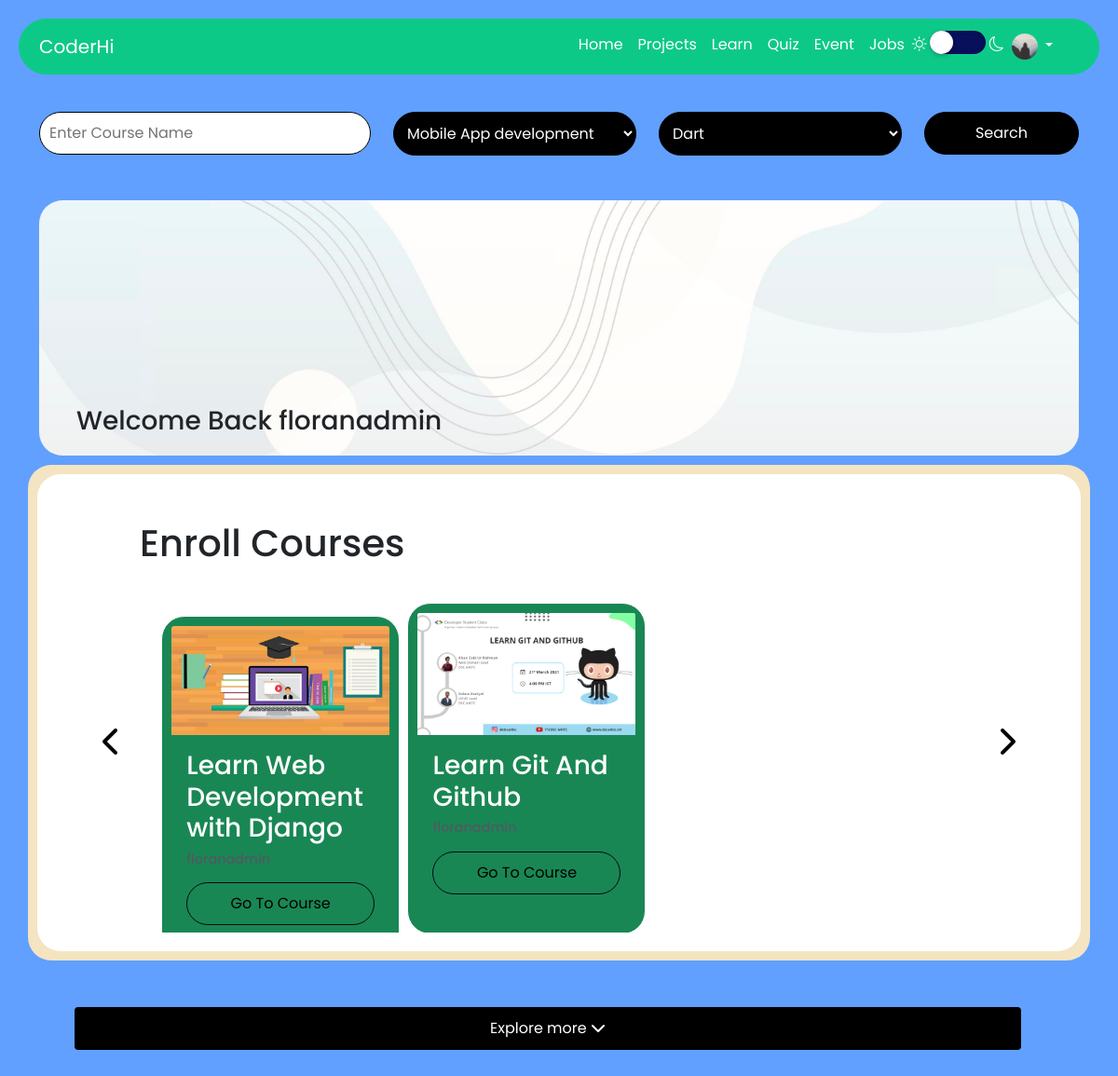
Page /course/ (signed in) on the committed database.
### users/models.py (models this page shows, shortened)
class Profile(models.Model):
    user = models.OneToOneField(User, on_delete=models.CASCADE)
    image = models.ImageField(default='default.jpg',upload_to='profile_pics')
    languages_prefer = models.ManyToManyField(language_category,blank=True,default=None)
    rating = models.IntegerField(default=0)

### course/models.py (models this page shows, shortened)
class course(models.Model):
    teacherId = models.ForeignKey(User,on_delete=models.CASCADE)
    thumbnail_image = models.ImageField(upload_to="course_thubnail",default='course_default.jpg')
    course_name = models.CharField(max_length=200,unique=True)
    course_description = models.TextField()
    course_type = models.ForeignKey(Type_category,on_delete=models.CASCADE)
    language_type = models.ForeignKey(language_category,on_delete=models.CASCADE)
    fees = models.IntegerField(default=0)
    studentEnrolled = models.ManyToManyField(User,related_name="enrolled_student", blank=True, default=None)
    studentCompleted = models.ManyToManyField(User,related_name="completed_student", blank=True, default=None)

### course/views.py (the view)
# urls.py: path('',MaincourseListView.as_view(),name='main-course-list'),
class MaincourseListView(LoginRequiredMixin,ListView):
    model = course
    template_name='main-course-list.html'
    context_object_name='course'
    def get_context_data(self, **kwargs):
        context = super().get_context_data(**kwargs)
        event_enrolled = []
        trend_course = []
        a = course.objects.all()
        for i in a:
            if i.studentEnrolled.filter(id=self.request.user.id).exists():
                event_enrolled.append(i)
        trend = course.objects.annotate(q_count=Count('studentEnrolled')).order_by('-q_count')[:3]
        for i in trend:
            if i.studentEnrolled.filter(id=self.request.user.id).exists():
                pass
            else:
                trend_course.append(i)
        context['enrolled_course'] = event_enrolled
        context['trend'] = trend_course
        context['length'] = len(event_enrolled)
        context['types'] = Type_category.objects.all()
        context['categorys'] = language_category.objects.all()
        return context

### course/templates/main-course-list.html (shortened to what this page needs)
{% extends 'base.html' %}
{% block content %}
<form action="{%url 'search' %}" method="GET">
    <div class="row">
    <div class="col-4">
      <input type="text" name="search_name" class="comment-box" placeholder="Enter Course Name" />
    </div>
    <div class="col-3">
      <select name="type" class="comment-button" >
        {%for type in types%}
        <option value="{{type.name}}">{{type.name}}</option>
        {% endfor %}
      </select>
    </div>
    <div class="col-3">
      <select name="category" class="comment-button">
        {%for category in categorys %}
        <option value="{{category.name}}">{{category.name}}</option>
        {% endfor %}
      </select>
    </div>
    <div class="col-2">
      <input type="submit" value="Search"  class="comment-button">
    </div>
  </div>
  </form>
<br /><br />
<div class="row">
  <div class="col-12">
    <div class="header-box">
      <h3>Welcome Back  {{user.username}}</h3>
    </div>
  </div>
</div>
<div class="row">
  <div class="col-12 col-md-12 container-style">
    <div class="blog-sec">
    {% if length != 0 %}
      <div class="post-slider">
        <h1 class="enroll-title">Enroll Courses</h1>
        <i class="fas fa-chevron-left prev"></i>
        <i class="fas fa-chevron-right next"></i>
        <div class="enroll-wrapper">
        {% for course in enrolled_course %}
          <div class="post" style="width: 15rem;">
                {% if user not in course.studentCompleted.all %}
                <div class="card" style="width: 15rem; max-height: 500px;border: 1px solid #fff !important;padding: 10px;border-radius: 25px;">
                {% else %}
                <div class="card text-white bg-success" style="width: 16rem; max-height: 500px;border: 1px solid #fff !important; padding: 10px;border-radius: 25px;">
                {% endif %}
                  <img class="card-img-top" style="background-color:#fff !important;" src="{{course.thumbnail_image.url}}" alt="Card image cap">
                  <div class="card-body">
                    <h3 class="card-title">{{ course.course_name }}</h3>
                    <h6 class="main-course-page-teacher-name">{{course.teacherId}}</h6>
                    <p class="card-text">
                      <div class="col-12 event-button-sec">
                        <a href="{% url 'enroll-course' course.id %}" class="event-button">Go To Course</a>
                      </div>
                    </p>
                  </div>
                </div>
          </div>
          {% endfor %}
        </div>
      </div>
    {% endif %}
    </div>
  </div>
  <div class="row ">
    <div class="col-12 ms-auto explore-more-course-sec">
      <a class="btn explore-more-course" href="{% url 'course-list' %}">Explore more <i class="fas fa-chevron-down"></i></a>
    </div>
  </div>
  {% endblock content %}

### mainpage/templates/base.html (shortened to what this page needs)
{% load static %}
<!DOCTYPE html>
<html lang="en">
<head>
<link rel="stylesheet" type="text/css" href="//cdn.jsdelivr.net/npm/slick-carousel@1.8.1/slick/slick.css"/>
<link rel="stylesheet" type="text/css" href="//cdn.jsdelivr.net/npm/slick-carousel@1.8.1/slick/slick-theme.css"/>
<link rel="stylesheet" href="https://cdnjs.cloudflare.com/ajax/libs/font-awesome/5.10.2/css/all.min.css">
<link rel="stylesheet" href="https://cdnjs.cloudflare.com/ajax/libs/font-awesome/5.10.2/css/font-awesome.min.css">
<link href="https://cdn.jsdelivr.net/npm/bootstrap@5.0.0-beta2/dist/css/bootstrap.min.css" rel="stylesheet">
<link id="theme" rel="stylesheet" href="{% static 'css/girls-theme.css' %}">
<link rel="stylesheet" href="{% static 'css/index.css' %}">
<link rel="stylesheet" href="https://cdn.jsdelivr.net/npm/bootstrap-icons@1.4.0/font/bootstrap-icons.css">
<link rel="stylesheet" href="https://cdnjs.cloudflare.com/ajax/libs/toastr.js/latest/toastr.css" />
</head>
<body>
  <nav class="navbar navbar-expand-lg navbar-light bg-light">
    <div class="container">
      <a class="navbar-brand" href="{% url 'blog-list' %}">CoderHi</a>
      <div class="collapse navbar-collapse" id="navbarSupportedContent">
        <ul class="navbar-nav ms-auto">
          <li class="nav-item">
            <a class="nav-link active" aria-current="page" href="{% url 'blog-list' %}">Home</a>
          </li>
          <li class="nav-item">
            <a class="nav-link" href="{% url 'project-list' %}">Projects</a>
          </li>
          {% if not request.user.groups.all %}
          <li class="nav-item">
            <a class="nav-link" href="{% url 'main-course-list' %}">Learn</a>
          </li>
          <li class="nav-item">
            <a class="nav-link" href="{% url 'courses' %}">Quiz</a>
          </li>
          {% endif %}
          <li class="nav-item">
            <a class="nav-link" href="{% url 'event-list' %}">Event</a>
          </li>
          <li class="nav-item">
            <a class="nav-link" href="{% url 'job-list' %}">Jobs</a>
          </li>
          <li class="nav-item">
            <div class="theme-toggler">
              <i class="bi bi-brightness-high"></i> <input type="checkbox" class="theme-change" onclick="MaintoggleTheme()"> <i class="bi bi-moon"></i>
            </div>
          </li>
          <li class="nav-item dropdown" style="margin-right: 20px;">
            <a class="nav-link dropdown-toggle" href="#" id="navbarDropdown" role="button" data-bs-toggle="dropdown" aria-expanded="false">
              <img src="{{ user.profile.image.url}}" class="rounded-circle profile-img">
            </a>
          </li>
        </ul>
      </div>
    </div>
  </nav>
    <div class="container main">
        {% block content %}
        {% endblock content %}
    </div>
</body>
</html>

### mainpage/static/css/girls-theme.css (style rules this page uses)
body { background-color: #61a0ff !important; }
.navbar { background-color: #0dc987 !important; }
.container-style { background-color: #F4E4C1 !important; }

### mainpage/static/css/index.css (style rules this page uses)
* { margin: 0px; box-sizing: border-box; scroll-behavior: smooth; }
body { height: 100%; font-family: 'Poppins', sans-serif !important; }
.navbar { border-radius: 50px !important; margin: 20px; }
.nav-link, .navbar-brand { color: #fff !important; text-decoration: none; }
.theme-toggler { top: 30px; color: #fff; font-weight: 700; font-size: 1em; z-index: 100; cursor: pointer; }
.theme-change { position: relative; top: 5px; width: 60px; height: 25px; -webkit-appearance: none; background-color: #080f5b; outline: none; border-radius: 50px; transition: 0.5s; box-shadow: inset 0 0 5px rgba(0, 0, 0, .2); }
.theme-change:before { content: ''; position: absolute; width: 25px; height: 25px; border-radius: 50%; top: 0; left: 0; background-color: #fff; transition: .5s; box-shadow: 0 2px 5px rgba(0, 0, 0, .2); }
.profile-img { height: 28px; width: 28px; }
.main { width: 100% !important; }
.container-style { border-radius: 25px !important; padding: 0 10px; padding-bottom: 10px; }
.blog-sec { margin-top: 10px; border-radius: 25px !important; background-color: #fff !important; padding: 20px 40px; }
.event-button { text-decoration: none; border-radius: 50px; border: solid 0.1px #000a12; color: #000a12; padding: 10px; width: 100%; display: block; text-align: center; }
.event-button-sec { display: block; margin-left: auto; margin-right: auto; }
#id_body, .comment-box { margin-top: 20px; border-radius: 50px; width: 100%; border: solid 0.3px #000; padding: 10px; }
.comment-button { background-color: #000; color: #fff; margin-top: 20px; border-radius: 50px; width: 100%; border: solid 0.3px #000; padding: 10px; }
.header-box { background-color: #fff; border-radius: 25px !important; background-color: #fff !important; padding: 20px 40px; min-height: 200px; margin-bottom: 10px; width: 100%; background-image: url("../pic/header-bg2.jpg"); background-size: cover; }
.header-box h3 { margin-bottom: 0; margin-top: 200px; display: block; }
.post-slider { position: relative; }
.enroll-title { margin: 30px 70px; }
.post-slider .next { position: absolute; top: 50%; right: 30px; font-size: 2em; color: #000; cursor: pointer; }
.post-slider .prev { position: absolute; top: 50%; left: 30px; font-size: 2em; color: #000; cursor: pointer; }
.post-slider .enroll-wrapper, .post-slider .completed-wrapper, .post-slider .post-wrapper { width: 84%; margin: auto auto; overflow: hidden; padding: 10px 0px 10px 0px; }
.post-slider .completed-wrapper .post, .post-slider .enroll-wrapper .post, .post-slider .post-wrapper .post { width: 300px; height: 330px; margin: 0px 10px; display: inline-block; background: white; border-radius: 5px; box-shadow: 1rem 1rem 1rem -1rem #a0a0a033; }
.post a { color: #000; text-decoration: none; }
.main-course-page-teacher-name { color: #4f5b62; font-size: 0.9em; }
.explore-more-course-sec { padding: 50px; }
.explore-more-course { text-decoration: none; background-color: #000; color: #fff; padding: 10px; width: 100%; }

### rows in the picture
course: thumbnail_image (placeholder picture), course_name "Learn Web Development with Django"
course: thumbnail_image (picture), course_name "Learn Git And Github"

### other values in the picture
{{ user.username }} "floranadmin"
form field type "Mobile App development"
form field category "Dart"
